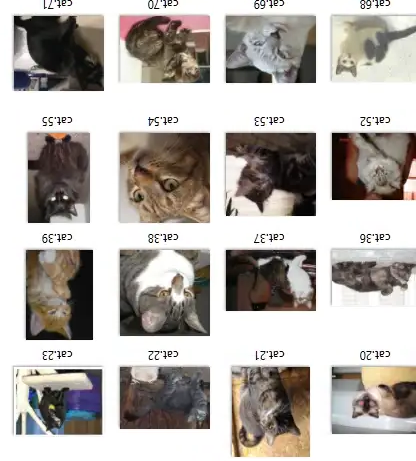
#> input picture hfst_8/objectdetectie/YOLOdataset/test/test_afb1_rotate..png, 416 x 461 px, given in place of tomaat.jpg, which was not available
$ jupyter execute --allow-errors 4_YOLOuitbreiden.ipynb   (shell and % lines are left out)   (text cells are left out)
#> lines starting #> are read from the running program, lines starting #| are printed output that depends on the picture; pictures that were not available may be replaced by others from this repository, and a replacement may not be noted
[cell 1]
# installeren van module opencv
# installeren van module matplotlib

[cell 2]
import cv2
from matplotlib import pyplot as plt

[cell 3]
# Functie om afbeelding weer te geven.
def plt_imshow(titel, afbeelding):
    plt.imshow(afbeelding, cmap='Greys_r')
    plt.title(titel)
    plt.grid(False)
    plt.show()

[cell 4]
# Let op het pad!
tomaat = cv2.imread("../_afbeeldingen/tomaat.jpg")
#> tomaat is the input picture: shape (461, 416, 3); mean B, G, R 171, 175.7, 180.8
tomaat = cv2.cvtColor(tomaat, cv2.COLOR_BGR2RGB)

plt_imshow("Originele afbeelding", tomaat)

[cell 5]
tomaat_rot = cv2.rotate(tomaat, cv2.ROTATE_90_CLOCKWISE)
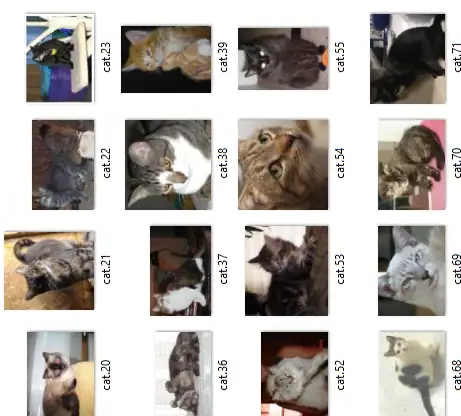
#> tomaat_rot: shape (416, 461, 3); mean R, G, B 180.8, 175.7, 171
plt_imshow("Gedraaide afbeelding", tomaat_rot)

[cell 6]
# Roteer tomaat 180° & tegen de klok in 90°.

tomaat_rot = cv2.rotate(tomaat, cv2.ROTATE_90_COUNTERCLOCKWISE)
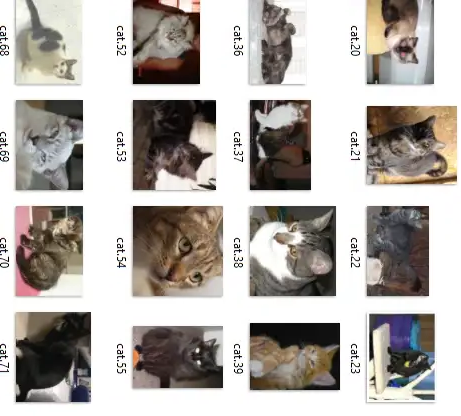
#> tomaat_rot: shape (416, 461, 3); mean R, G, B 180.8, 175.7, 171
plt_imshow("Gedraaide afbeelding", tomaat_rot)

tomaat_rot = cv2.rotate(tomaat_rot, cv2.ROTATE_90_COUNTERCLOCKWISE)
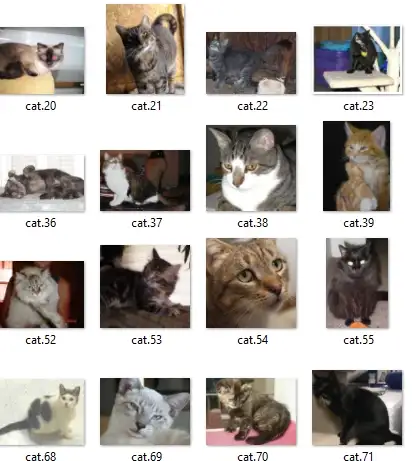
#> tomaat_rot: shape (461, 416, 3); mean R, G, B 180.8, 175.7, 171
plt_imshow("Gedraaide afbeelding", tomaat_rot)

[cell 7]
# 1 = horizontaal spiegelen
flippedtomaat = cv2.flip(tomaat, 1)
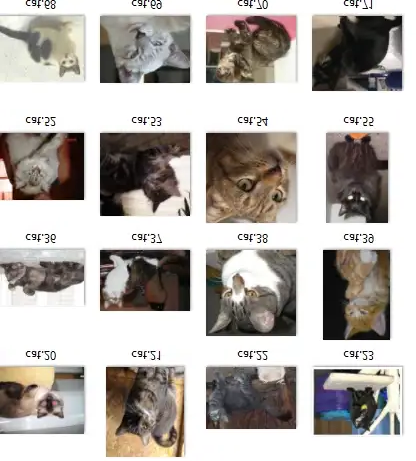
#> flippedtomaat: shape (461, 416, 3); mean R, G, B 180.8, 175.7, 171
plt_imshow("Horizontaal gespiegeld", flippedtomaat)

[cell 8]
# 0 = verticaal spiegelen
flippedtomaat2 = cv2.flip(tomaat, 0)
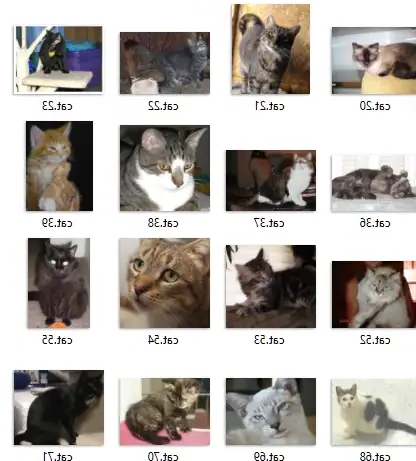
#> flippedtomaat2: shape (461, 416, 3); mean R, G, B 180.8, 175.7, 171
plt_imshow("Verticaal gespiegeld", flippedtomaat2)

[cell 9]
# Spiegel verticaal en horizontaal (zoek zelf op hoe OF denk logisch na).
flippedtomaat2 = cv2.flip(tomaat, 0)
flippedtomaat = cv2.flip(flippedtomaat2, 1)
plt_imshow("Digionaal gespiegeld", flippedtomaat)

[cell 10]
# Bijsnijden van afbeelding
# neemt foto van y tot y+h en x tot x+w
y = 0
x = 0
h = 3000
w = 2000
tomaat_crop = tomaat[y:y+h, x:x+w]
plt_imshow("Bijgesneden afbeelding", tomaat_crop)

[cell 11]
# Programmeer voorbeeld van probleem met bijsnijden
y = 0
x = 0
h = 1000
w = 1000
tomaat_crop = tomaat[y:y+h, x:x+w]
plt_imshow("Bijgesneden afbeelding", tomaat_crop)

[cell 12]
# Zet foto om naar HSV-domein, blijf wel RGB-waarden gebruiken.
tomaat_filter1 = cv2.cvtColor(tomaat, cv2.COLOR_RGB2HSV)
#> tomaat_filter1: shape (461, 416, 3); mean H, S, V 27.3, 30.7, 181.8
# Zet foto om naar grijs-domein, op basis van gemiddelde RGB-waarde.
tomaat_filter2 = cv2.cvtColor(tomaat, cv2.COLOR_RGB2GRAY)
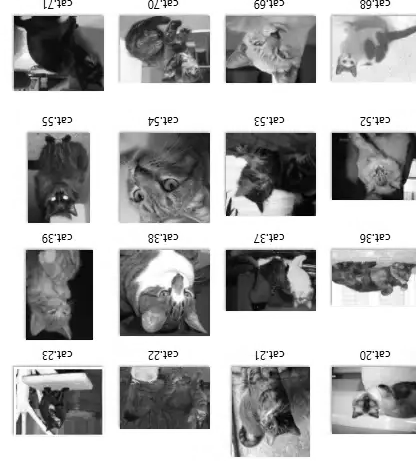
#> tomaat_filter2: shape (461, 416); min 0, max 255, mean 176.7
# Zet foto om naar LAB-domein, blijf wel RGB-waarden gebruiken.
tomaat_filter3 = cv2.cvtColor(tomaat, cv2.COLOR_RGB2LAB)
#> tomaat_filter3: shape (461, 416, 3); mean of channels 0, 1, 2 179.3, 129.4, 131.4
plt_imshow("Filter 1", tomaat_filter1)
plt_imshow("Filter 2", tomaat_filter2)
plt_imshow("Filter 3", tomaat_filter3)

r, g, b = cv2.split(tomaat)
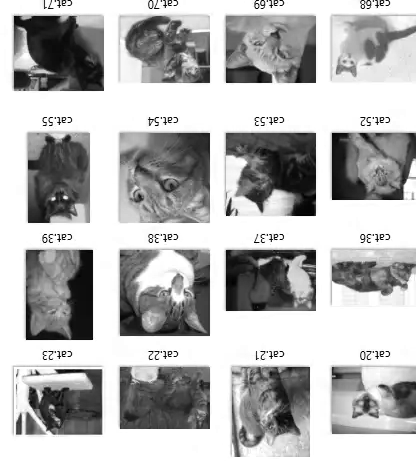
#> r: shape (461, 416); min 0, max 255, mean 180.8
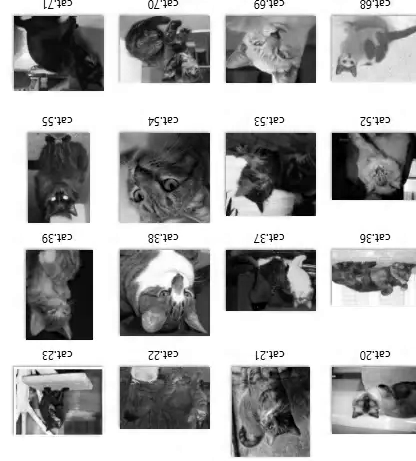
#> b: shape (461, 416); min 0, max 255, mean 171
tomaat_filter4 = cv2.merge([g, r, b]) # Wissel de rood en groen waarden van de foto om.
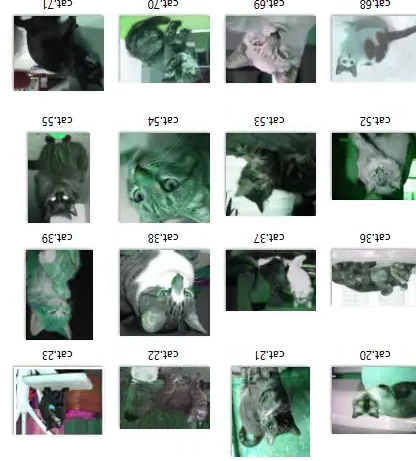
#> tomaat_filter4: shape (461, 416, 3); mean of channels 0, 1, 2 175.7, 180.8, 171; drawn as B, G, R
plt_imshow("Filter 4", tomaat_filter4)

[cell 13]
# Voeg een filter toe zodat de tomaat er blauw uitziet (in plaats van rood).
tomaat_filter1 = cv2.cvtColor(tomaat, cv2.COLOR_BGR2RGB)

plt_imshow("Filter 1", tomaat_filter1)


r, g, b = cv2.split(tomaat)
tomaat_filter4 = cv2.merge([g, r, b]) # Wissel de rood en groen waarden van de foto om.
plt_imshow("Filter 4", tomaat_filter4)

#> (a cell that did not finish here is left out)

[cell 15]
import cv2
import os

[cell 16]
# Inlezen afbeelding
tomaat = cv2.imread(r"../_afbeeldingen/tomaat.jpg")

# Roteren afbeelding
tomaat_rot = cv2.rotate(tomaat, cv2.ROTATE_180)

# Opslaan van geroteerde afbeelding in tomaat_rot180.jpg (Geef een unieke filename!)
cv2.imwrite(filename='tomaat_rot180.jpg', img=tomaat_rot)
#> Out = True

[cell 17]
# Inlezen afbeelding
tomaat = cv2.imread(r"../_afbeeldingen/tomaat.jpg")

# Sla een gemanipuleerde versie van tomaat.jpg op in submap _YOLOdataset.
tomaat_rot = cv2.rotate(tomaat, cv2.ROTATE_180)


cv2.imwrite(filename='YOLOdataset/tomaat_rot180.jpg', img=tomaat_rot)
#> Out = True

[cell 18]
# Inladen alle bestanden in deze folder.
folder_pad    = r"../_afbeeldingen"
folder_inhoud = os.listdir(folder_pad)

# Overloop alle afbeeldingen in folder.
teller = 0
for index, bestand in enumerate(folder_inhoud):
    if (".png" in bestand) or (".jpg" in bestand): # We werken enkel met png- of jpg-bestanden.
        teller = teller + 1
        print(f"Bestand {teller}: {bestand}")

$ run again, on hfst_8/objectdetectie/YOLOdataset/test_afb2.png
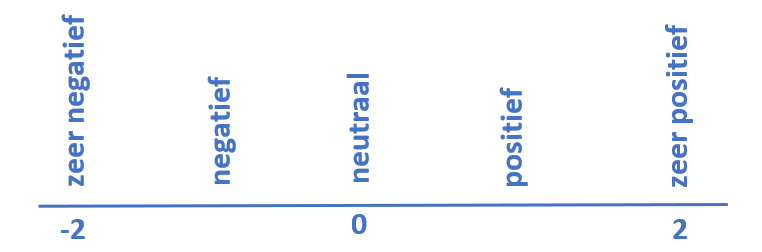
#> input picture hfst_8/objectdetectie/YOLOdataset/test_afb2.png, 762 x 252 px, given in place of tomaat.jpg, which was not available
#> tomaat is the input picture: shape (252, 762, 3); mean B, G, R 252.4, 248.8, 246.8
#> `tomaat_rot = cv2.rotate(tomaat, cv2.ROTATE_90_COUNTERCLOCKWISE)`:
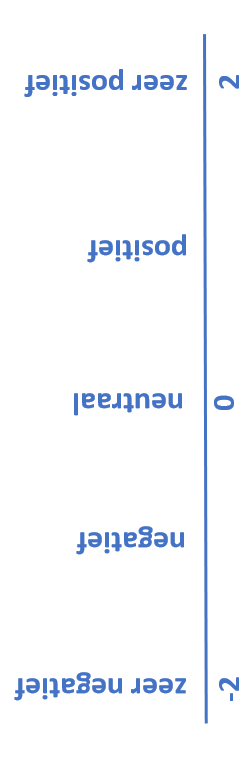
#> tomaat_rot: shape (762, 252, 3); mean R, G, B 246.8, 248.8, 252.4
#> tomaat_filter1: shape (252, 762, 3); mean H, S, V 5.8, 7.1, 252.4
#> tomaat_filter3: shape (252, 762, 3); mean of channels 0, 1, 2 249.3, 128.4, 125.9
#> `tomaat_filter4 = cv2.merge([g, r, b])`:
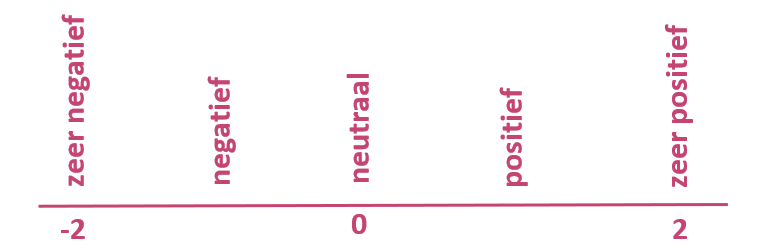
#> tomaat_filter4: shape (252, 762, 3); mean of channels 0, 1, 2 248.8, 246.8, 252.4; drawn as B, G, R
#> `cv2.imwrite(filename='tomaat_rot180.jpg', img=tomaat_rot)`: Out = True
#> folder_pad = 'YOLOdataset'
#> folder_inhoud = ['test', 'test_afb2.png']
